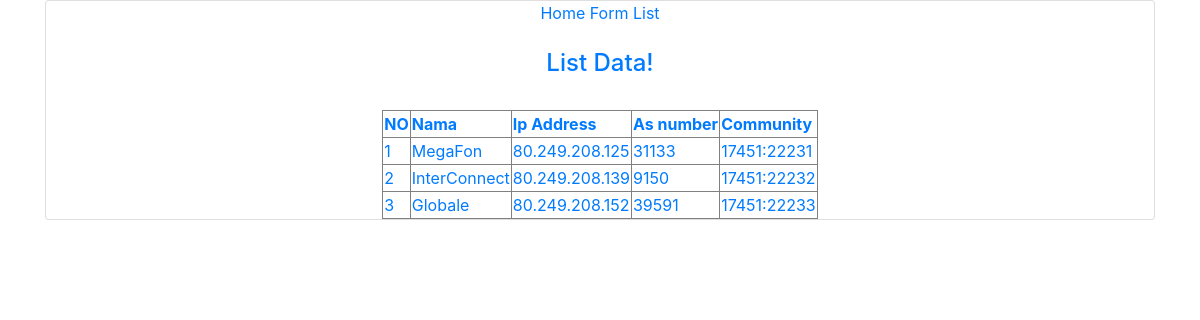
The page /route-list/list.php on the database its author committed.
### tables this page shows
CREATE TABLE `ams_ix` (
  `id` int(11) NOT NULL,
  `name` varchar(15) NOT NULL,
  `as_number` int(10) NOT NULL,
  `ip_peering` varchar(15) NOT NULL,
  `ip_peering_2` varchar(15) DEFAULT NULL,
  `ipv6_peering` varchar(50) DEFAULT NULL,
  `community` varchar(15) NOT NULL,
  `ix_name` varchar(50) NOT NULL
);

### route-list/list.php (the view, shortened to what this page needs)
<!DOCTYPE html>
<html lang="en">
<head>
    <link rel="stylesheet" href="css/style.css" type="text/css">
    <link rel="stylesheet" href="https://stackpath.bootstrapcdn.com/bootstrap/4.5.0/css/bootstrap.min.css">
</head>
<body class="login">
    <div class="container">
        <div class="card">
            <div class="text-center">
                <tr>
                    <td><a href="index.php">Home</a></td>
                    <td><a href="form.php">Form</td>
                    <td><a href="list.php">List</td>
                </tr>
            </div>
            <div class="tab-content">
                <div class="tab-pane active">
                    <br>
                    <h4 class="text-center">List Data!</h4>
                    <br>
                    <table border="1" align="center">
                        <tr>
                            <th>NO</th>
                            <th>Nama</th>
                            <th>Ip Address</th>
                            <th>As number</th>
                            <th>Community</th>
                        </tr>
                        <?php
                        include 'conn/connection.php';
                        $no = 1;
                        $data = mysqli_query($koneksi,"select * from ams_ix");
                        while($d = mysqli_fetch_array($data)){
                            ?>
                            <tr>
                                <td><?php echo $no++; ?></td>
                                <td><?php echo $d['name']; ?></td>
                                <td><?php echo $d['ip_peering']; ?></td>
                                <td><?php echo $d['as_number']; ?></td>
                                <td><?php echo $d['community']; ?></td>
                            </tr>
                            <?php
                        }
                        ?>
                    </table>
                </div>
            </div>
        </div>
    </div>
</body>
</html>

### rows shown on the page
ams_ix: name "MegaFon", ip_peering "80.249.208.125", as_number "31133", community "17451:22231"
ams_ix: name "InterConnect", ip_peering "80.249.208.139", as_number "9150", community "17451:22232"
ams_ix: name "Globale", ip_peering "80.249.208.152", as_number "39591", community "17451:22233"
